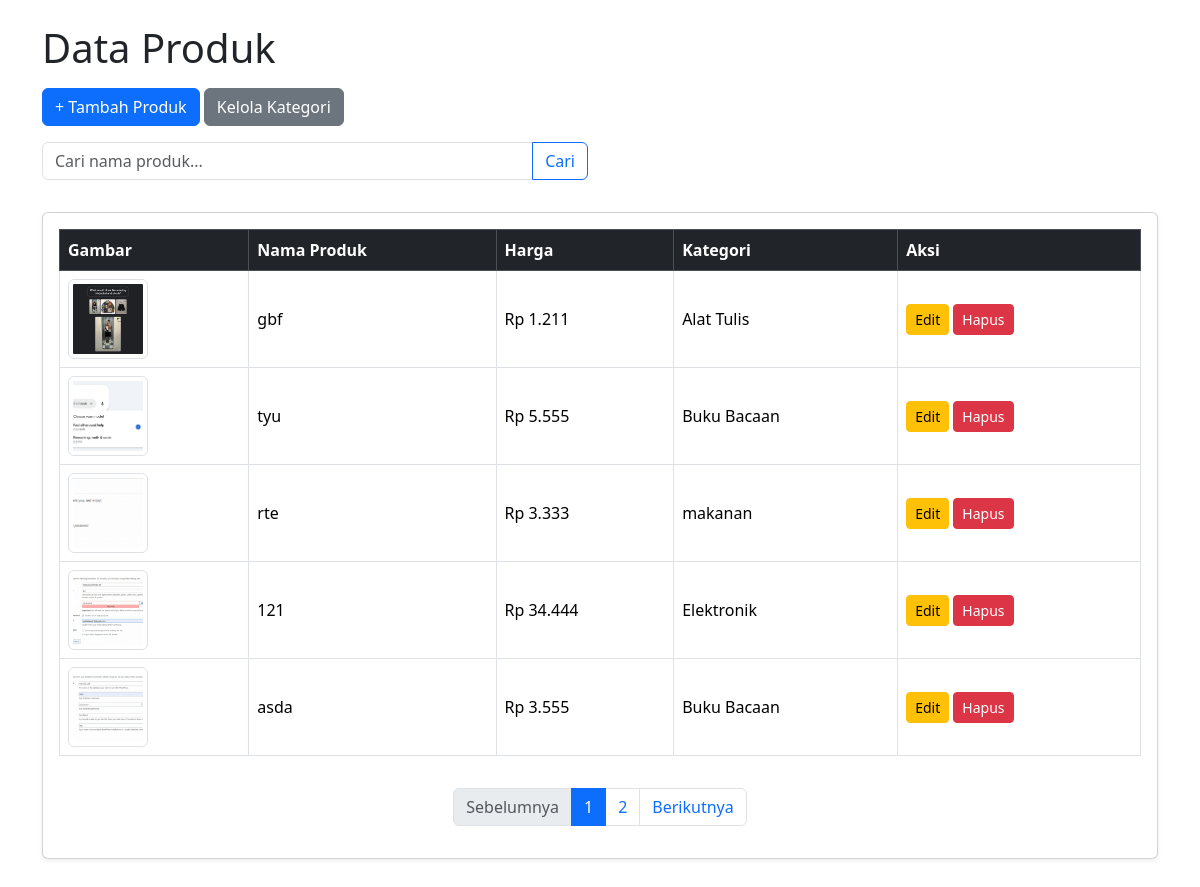
The page / on the database its author committed.
### tables this page shows
CREATE TABLE `produk` (
  `id_produk` int(11) NOT NULL,
  `kategori_id` int(11) NOT NULL,
  `nama_produk` varchar(255) NOT NULL,
  `harga` int(11) NOT NULL,
  `gambar` varchar(255) NOT NULL
);

CREATE TABLE `kategori` (
  `id_kategori` int(11) NOT NULL,
  `nama_kategori` varchar(100) NOT NULL
);

### index.php (the view, shortened to what this page needs)
<!DOCTYPE html>
<html lang="id">
<head>
    <link href="https://cdn.jsdelivr.net/npm/bootstrap@5.3.3/dist/css/bootstrap.min.css" rel="stylesheet">
</head>
<body>
<div class="container mt-4 mb-5">
    <h1 class="mb-3">Data Produk</h1>
    <a href="produk/tambah.php" class="btn btn-primary">+ Tambah Produk</a>
    <a href="kategori/kelola.php" class="btn btn-secondary">Kelola Kategori</a>
    <div class="row mt-3">
        <div class="col-md-6">
            <form action="index.php" method="GET">
                <div class="input-group mb-3">
                    <input type="text" class="form-control"
                           placeholder="Cari nama produk..."
                           name="search"
                           value="<?php echo isset($_GET['search']) ? htmlspecialchars($_GET['search']) : ''; ?>">
                    <button class="btn btn-outline-primary" type="submit">Cari</button>
                </div>
            </form>
        </div>
    </div>
    <div class="card shadow-sm mt-3">
        <div class="card-body">
            <div class="table-responsive">
                <table class="table table-bordered table-hover align-middle">
                    <thead class="table-dark">
                        <tr>
                            <th>Gambar</th>
                            <th>Nama Produk</th>
                            <th>Harga</th>
                            <th>Kategori</th>
                            <th>Aksi</th>
                        </tr>
                    </thead>
                    <tbody>
                        <?php
                        include "koneksi.php";
                        $search_sql = "";
                        $search_term = "";
                        $per_halaman = 5;
                        $halaman_sekarang = isset($_GET['halaman']) ? (int)$_GET['halaman'] : 1;
                        $offset = ($halaman_sekarang - 1) * $per_halaman;
                        $query_total = "SELECT COUNT(*) AS total FROM produk p $search_sql";
                        $result_total = mysqli_query($conn, $query_total);
                        $total_data = mysqli_fetch_assoc($result_total)['total'];
                        $total_halaman = ceil($total_data / $per_halaman);
                        $sql = "SELECT p.*, k.nama_kategori
                                FROM produk p
                                JOIN kategori k ON p.kategori_id = k.id_kategori
                                $search_sql
                                ORDER BY p.id_produk DESC
                                LIMIT $per_halaman OFFSET $offset";
                        $query = mysqli_query($conn, $sql);
                        if (mysqli_num_rows($query) > 0) {
                            while ($data = mysqli_fetch_assoc($query)) {
                        ?>
                                <tr>
                                    <td>
                                        <img src="uploads/<?php echo htmlspecialchars($data['gambar']); ?>"
                                             alt="<?php echo htmlspecialchars($data['nama_produk']); ?>"
                                             class="product-img img-thumbnail">
                                    </td>
                                    <td><?php echo htmlspecialchars($data['nama_produk']); ?></td>
                                    <td>Rp <?php echo number_format($data['harga'], 0, ',', '.'); ?></td>
                                    <td><?php echo htmlspecialchars($data['nama_kategori']); ?></td>
                                    <td>
                                        <a href="produk/edit.php?id=<?php echo $data['id_produk']; ?>"
                                           class="btn btn-warning btn-sm">Edit</a>
                                        <a href="produk/hapus.php?id=<?php echo $data['id_produk']; ?>"
                                           class="btn btn-danger btn-sm"
                                           onclick="return confirm('Yakin ingin menghapus produk ini?')">Hapus</a>
                                    </td>
                                </tr>
                        <?php
                            }
                        } else {
                            echo "<tr><td colspan='5' class='text-center'>Tidak ada data produk.</td></tr>";
                        }
                        ?>
                    </tbody>
                </table>
            </div>
            <nav aria-label="Navigasi Halaman" class="mt-3">
                <ul class="pagination justify-content-center">
                    <li class="page-item <?php echo ($halaman_sekarang <= 1) ? 'disabled' : ''; ?>">
                        <a class="page-link" href="?halaman=<?php echo $halaman_sekarang - 1; ?>&search=<?php echo urlencode($search_term); ?>">Sebelumnya</a>
                    </li>
                    <?php for ($i = 1; $i <= $total_halaman; $i++) : ?>
                    <li class="page-item <?php echo ($i == $halaman_sekarang) ? 'active' : ''; ?>">
                        <a class="page-link" href="?halaman=<?php echo $i; ?>&search=<?php echo urlencode($search_term); ?>"><?php echo $i; ?></a>
                    </li>
                    <?php endfor; ?>
                    <li class="page-item <?php echo ($halaman_sekarang >= $total_halaman) ? 'disabled' : ''; ?>">
                        <a class="page-link" href="?halaman=<?php echo $halaman_sekarang + 1; ?>&search=<?php echo urlencode($search_term); ?>">Berikutnya</a>
                    </li>
                </ul>
            </nav>
        </div>
    </div>
</div>
</body>
</html>

### index.php (style rules this page uses)
.product-img { width: 80px; height: 80px; object-fit: cover; }

### rows shown on the page
produk: gambar (picture), nama_produk "gbf", harga "1.211", kategori.nama_kategori "Alat Tulis"
produk: gambar (picture), nama_produk "tyu", harga "5.555", kategori.nama_kategori "Buku Bacaan"
produk: gambar (picture), nama_produk "rte", harga "3.333", kategori.nama_kategori "makanan"
produk: gambar (picture), nama_produk "121", harga "34.444", kategori.nama_kategori "Elektronik"
produk: gambar (picture), nama_produk "asda", harga "3.555", kategori.nama_kategori "Buku Bacaan"
